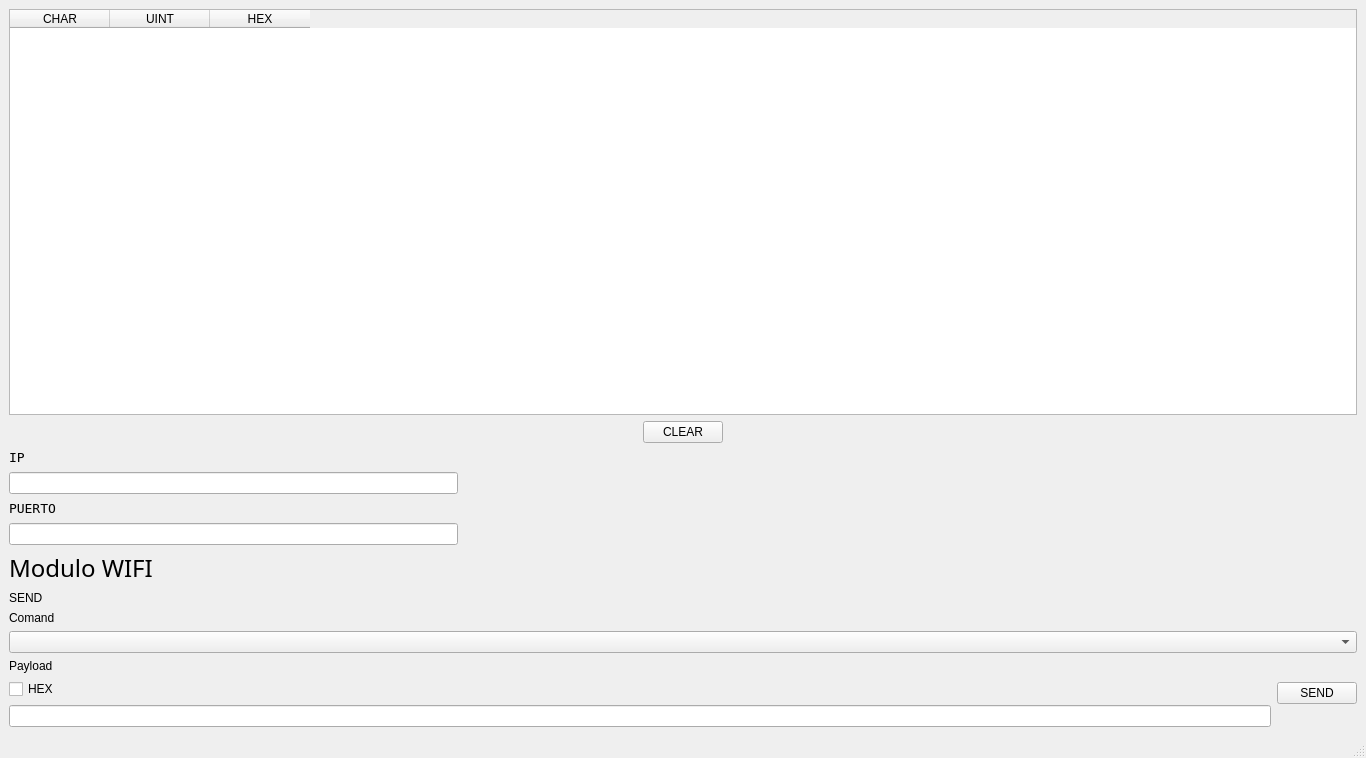
<?xml version="1.0" encoding="UTF-8"?>
<ui version="4.0">
 <class>MainWindowModuloWIFI</class>
 <widget class="QMainWindow" name="MainWindowModuloWIFI">
  <property name="geometry">
   <rect>
    <x>0</x>
    <y>0</y>
    <width>1366</width>
    <height>758</height>
   </rect>
  </property>
  <property name="windowTitle">
   <string>MainWindow</string>
  </property>
  <widget class="QWidget" name="centralwidget">
   <layout class="QVBoxLayout" name="verticalLayout_3">
    <item>
     <widget class="QTableWidget" name="tableWidgetReceivedSentData">
      <property name="sizePolicy">
       <sizepolicy hsizetype="Expanding" vsizetype="Expanding">
        <horstretch>1</horstretch>
        <verstretch>0</verstretch>
       </sizepolicy>
      </property>
      <column>
       <property name="text">
        <string>CHAR</string>
       </property>
      </column>
      <column>
       <property name="text">
        <string>UINT</string>
       </property>
      </column>
      <column>
       <property name="text">
        <string>HEX</string>
       </property>
      </column>
     </widget>
    </item>
    <item>
     <layout class="QHBoxLayout" name="horizontalLayout_6">
      <item>
       <spacer name="horizontalSpacer_4">
        <property name="orientation">
         <enum>Qt::Horizontal</enum>
        </property>
        <property name="sizeHint" stdset="0">
         <size>
          <width>40</width>
          <height>20</height>
         </size>
        </property>
       </spacer>
      </item>
      <item>
       <widget class="QPushButton" name="pushButtonClear">
        <property name="text">
         <string>CLEAR</string>
        </property>
       </widget>
      </item>
      <item>
       <spacer name="horizontalSpacer_3">
        <property name="orientation">
         <enum>Qt::Horizontal</enum>
        </property>
        <property name="sizeHint" stdset="0">
         <size>
          <width>40</width>
          <height>20</height>
         </size>
        </property>
       </spacer>
      </item>
     </layout>
    </item>
    <item>
     <layout class="QVBoxLayout" name="verticalLayout">
      <item>
       <widget class="QLabel" name="label_3">
        <property name="font">
         <font>
          <family>NSimSun</family>
          <pointsize>10</pointsize>
         </font>
        </property>
        <property name="text">
         <string>IP</string>
        </property>
       </widget>
      </item>
      <item>
       <layout class="QHBoxLayout" name="horizontalLayout">
        <item>
         <widget class="QLineEdit" name="lineEditIP">
          <property name="text">
           <string/>
          </property>
         </widget>
        </item>
        <item>
         <spacer name="horizontalSpacer">
          <property name="orientation">
           <enum>Qt::Horizontal</enum>
          </property>
          <property name="sizeHint" stdset="0">
           <size>
            <width>40</width>
            <height>20</height>
           </size>
          </property>
         </spacer>
        </item>
        <item>
         <spacer name="horizontalSpacer_5">
          <property name="orientation">
           <enum>Qt::Horizontal</enum>
          </property>
          <property name="sizeHint" stdset="0">
           <size>
            <width>40</width>
            <height>20</height>
           </size>
          </property>
         </spacer>
        </item>
       </layout>
      </item>
      <item>
       <widget class="QLabel" name="label_4">
        <property name="font">
         <font>
          <family>NSimSun</family>
          <pointsize>10</pointsize>
         </font>
        </property>
        <property name="text">
         <string>PUERTO</string>
        </property>
       </widget>
      </item>
      <item>
       <layout class="QHBoxLayout" name="horizontalLayout_2">
        <item>
         <widget class="QLineEdit" name="lineEditPuerto">
          <property name="text">
           <string/>
          </property>
         </widget>
        </item>
        <item>
         <spacer name="horizontalSpacer_2">
          <property name="orientation">
           <enum>Qt::Horizontal</enum>
          </property>
          <property name="sizeHint" stdset="0">
           <size>
            <width>40</width>
            <height>20</height>
           </size>
          </property>
         </spacer>
        </item>
        <item>
         <spacer name="horizontalSpacer_6">
          <property name="orientation">
           <enum>Qt::Horizontal</enum>
          </property>
          <property name="sizeHint" stdset="0">
           <size>
            <width>40</width>
            <height>20</height>
           </size>
          </property>
         </spacer>
        </item>
       </layout>
      </item>
     </layout>
    </item>
    <item>
     <layout class="QVBoxLayout" name="verticalLayout_2">
      <item>
       <widget class="QLabel" name="label_2">
        <property name="font">
         <font>
          <family>Agency FB</family>
          <pointsize>18</pointsize>
         </font>
        </property>
        <property name="text">
         <string>Modulo WIFI</string>
        </property>
       </widget>
      </item>
      <item>
       <widget class="QLabel" name="label_12">
        <property name="text">
         <string>SEND</string>
        </property>
       </widget>
      </item>
      <item>
       <layout class="QVBoxLayout" name="verticalLayout_6">
        <item>
         <widget class="QLabel" name="label">
          <property name="text">
           <string>Comand</string>
          </property>
         </widget>
        </item>
        <item>
         <widget class="QComboBox" name="comboBoxComand">
          <property name="sizePolicy">
           <sizepolicy hsizetype="Preferred" vsizetype="Fixed">
            <horstretch>0</horstretch>
            <verstretch>1</verstretch>
           </sizepolicy>
          </property>
         </widget>
        </item>
       </layout>
      </item>
      <item>
       <layout class="QHBoxLayout" name="horizontalLayout_4">
        <item>
         <layout class="QVBoxLayout" name="verticalLayout_8">
          <item>
           <widget class="QLabel" name="label_7">
            <property name="text">
             <string>Payload</string>
            </property>
           </widget>
          </item>
          <item>
           <layout class="QVBoxLayout" name="verticalLayout_7">
            <item>
             <widget class="QCheckBox" name="checkBoxHex">
              <property name="text">
               <string>HEX</string>
              </property>
             </widget>
            </item>
            <item>
             <widget class="QLineEdit" name="lineEditPayload">
              <property name="text">
               <string/>
              </property>
             </widget>
            </item>
           </layout>
          </item>
         </layout>
        </item>
        <item>
         <widget class="QPushButton" name="pushButtonSEND">
          <property name="sizePolicy">
           <sizepolicy hsizetype="Minimum" vsizetype="Fixed">
            <horstretch>0</horstretch>
            <verstretch>10</verstretch>
           </sizepolicy>
          </property>
          <property name="text">
           <string>SEND</string>
          </property>
         </widget>
        </item>
       </layout>
      </item>
     </layout>
    </item>
   </layout>
  </widget>
  <widget class="QMenuBar" name="menubar">
   <property name="geometry">
    <rect>
     <x>0</x>
     <y>0</y>
     <width>1366</width>
     <height>26</height>
    </rect>
   </property>
  </widget>
  <widget class="QStatusBar" name="statusbar"/>
 </widget>
 <resources/>
 <connections/>
</ui>
